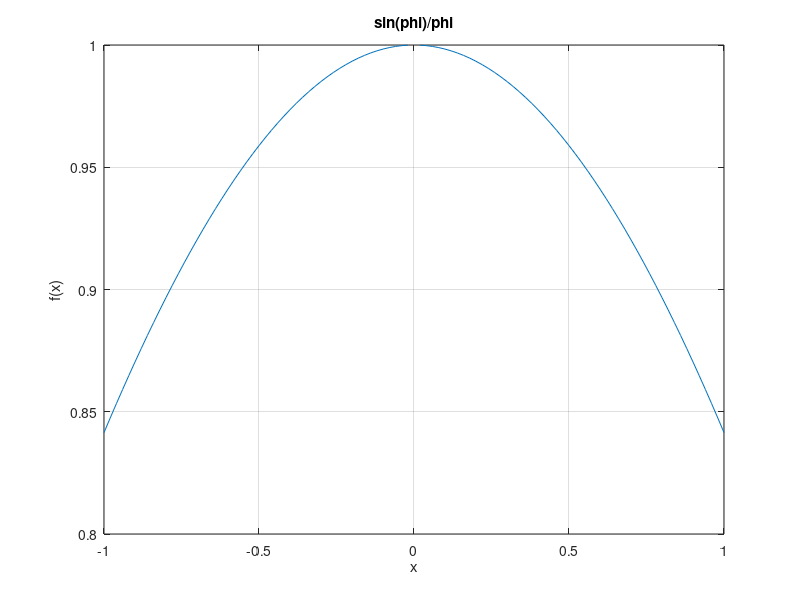

Recreate this plot in MATLAB.
%%
x = (0:0.001:0.1);
y = log(sin(pi./x));

plot(x,y);
grid on;
xlabel ('x');
ylabel ('f(x)');
title ('ln(sin(pi/x))');

%%
phi = (-1:0.02:1);
r = sin(phi)./phi;

plot(phi, r);
grid on;
xlabel ('x');
ylabel ('f(x)');
title ('sin(phi)/phi');
